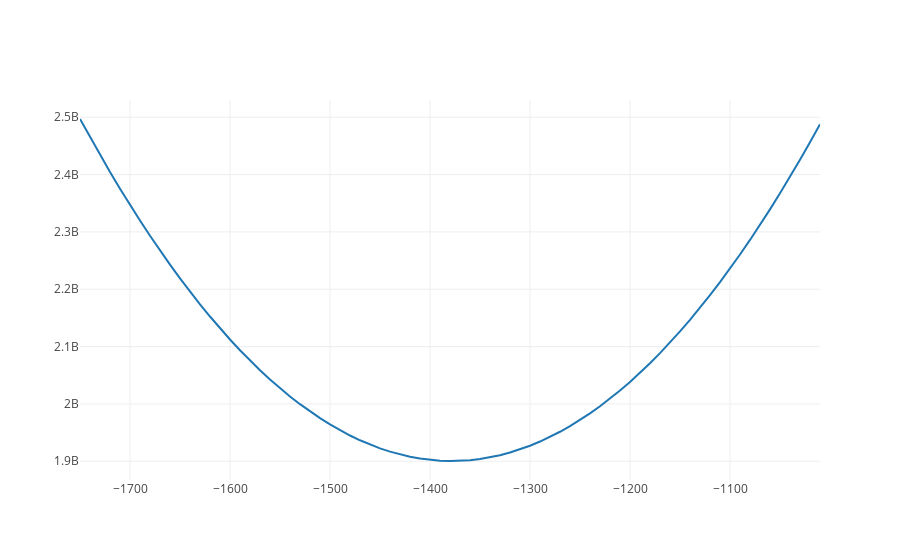

The notebook cell this image was saved under:
### Markdown cell above
The curve is constructed just like our multicolor plot above.  We're simply plotting how our RSS changes as we vary our values of $m$.

### Code cell
from graph import plot
b = 65000
m_values = list(range(-1750, -1000, 10))
rss_values = list(map(lambda m: rss(m, b, month_numbers, revenues), m_values))
rss_trace = trace_values(m_values, rss_values, mode = 'lines')
plot([rss_trace])
